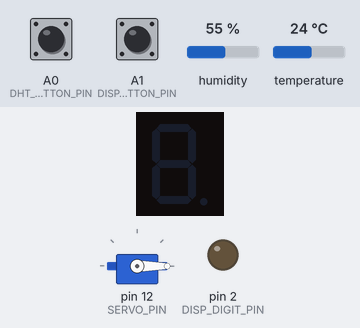
A sketch run on a simulated Arduino Uno, built with avr-gcc and run on an emulated ATmega328P. Parts: 1-digit seven-segment display, servo, output pins drawn as LEDs (lit = HIGH). Wiring (inferred from the names in the program): 1-digit 7-segment display, segments lit when HIGH: segments pin 4, pin 5, pin 6, pin 7, pin 8, pin 9, pin 10, pin 3. Dashed ring = blinking. Inputs (shaded band) come from the test bench; at power-on: A1 (DISP_BUTTON_PIN) HIGH, humidity 55 %, A0 (DHT_BUTTON_PIN) HIGH, temperature 24 °C. The segment pins are drawn as the display they are named for; pins used as bus, display or sensor lines are not drawn.

Above: at 1.2 s.
1.3 s: A1 (DISP_BUTTON_PIN) pulled LOW for 0.15 s
At 2.0 s:
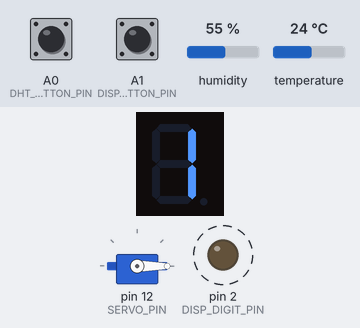
4.8 s: humidity set to 21 %
8.3 s: humidity set to 18 %
At 9.1 s:
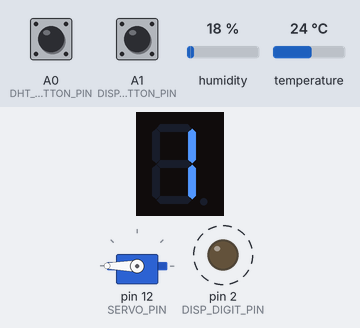
11.8 s: A0 (DHT_BUTTON_PIN) pulled LOW for 1 s
At 13.1 s:
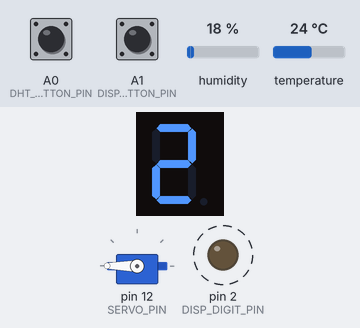
15.9 s: A1 (DISP_BUTTON_PIN) pulled LOW for 1 s
At 20.8 s:
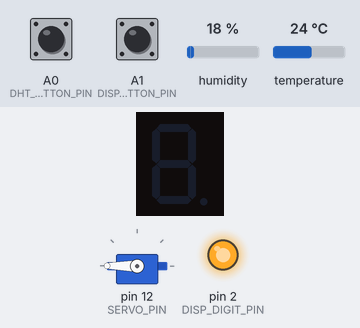
20.9 s: temperature set to 12 °C
At 26.8 s:
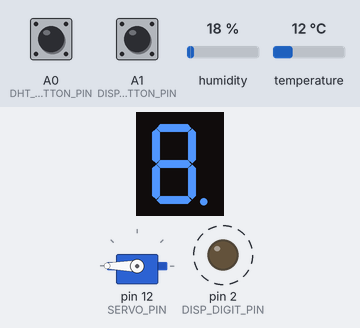
Timing chart, 0 to 28.0 s (numbered marks = the images above; inputs shaded):
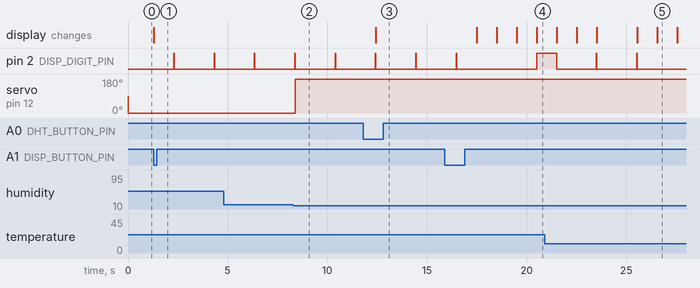

Measured:
- the behaviour switches between 20 and 19 % on humidity (found by bisection; images 1 and 2)
- after the input at 1.3 s, pin 2 (DISP_DIGIT_PIN): alternates HIGH for 0.02 s and LOW for 2.0 s, starting after 1.0 s; the display: changes at once (image 1)
- after the input at 8.3 s, servo on pin 12 (SERVO_PIN): 0° → 180° after 0.09 s
- after the input at 11.8 s, the display: changes after 0.64 s (image 3)
- after the input at 15.9 s, the display: first changes after 1.6 s (image 4 shows a later state)

The sketch:

tch_mar26a_copy_20240408000033_copy_2024_copy_20241002215538.ino
```cpp
#include <DHT.h>
#include <Servo.h>

#define DHTPIN 11
#define DHTTYPE DHT11

#define SERVO_PIN 12

#define DISP_A_PIN 4
#define DISP_B_PIN 5
#define DISP_C_PIN 6
#define DISP_D_PIN 7
#define DISP_E_PIN 8
#define DISP_F_PIN 9
#define DISP_G_PIN 10
#define DISP_DP_PIN 3
#define DISP_DIGIT_PIN 2

#define DHT_BUTTON_PIN A0
#define DISP_BUTTON_PIN A1

DHT dht(DHTPIN, DHTTYPE);
Servo servo;

int dhtDisplayMode = 0;
int dispDisplayMode = 0;
int lastDhtButtonState = HIGH;
int lastDispButtonState = HIGH;
unsigned long lastDhtDebounceTime = 0;
unsigned long lastDispDebounceTime = 0;
unsigned long lastPressTime = 0;
int pressCount = 0;
bool servoState = false;
int servoAngle = 0;
float pastTemperature[24];
float pastHumidity[24];
unsigned long lastLogTime = 0;  // Last time data was logged
const unsigned long logInterval = 60000; // Logging interval: 1 minute

void displayLast24HoursData();
void displayLast24HoursByHours();
void displayHour(int hour);

void setup() {
  Serial.begin(9600);
  dht.begin();
  servo.attach(SERVO_PIN);
  pinMode(DHT_BUTTON_PIN, INPUT_PULLUP);
  pinMode(DISP_BUTTON_PIN, INPUT_PULLUP);
  pinMode(DISP_A_PIN, OUTPUT);
  pinMode(DISP_B_PIN, OUTPUT);
  pinMode(DISP_C_PIN, OUTPUT);
  pinMode(DISP_D_PIN, OUTPUT);
  pinMode(DISP_E_PIN, OUTPUT);
  pinMode(DISP_F_PIN, OUTPUT);
  pinMode(DISP_G_PIN, OUTPUT);
  pinMode(DISP_DP_PIN, OUTPUT);
  pinMode(DISP_DIGIT_PIN, OUTPUT);

  for (int i = 0; i < 24; i++) {
    pastTemperature[i] = 20.0;
    pastHumidity[i] = 40.0;
  }
}

void loop() {
  float temperature = dht.readTemperature();
  float humidity = dht.readHumidity();

  if (temperature > 30 || humidity < 20) {
    servoAngle = 180;
    servo.write(servoAngle);
    servoState = true;
  } else {
    servoAngle = 0;
    servo.write(servoAngle);
    servoState = false;
  }

  int dhtButtonState = digitalRead(DHT_BUTTON_PIN);
  if (dhtButtonState == LOW && millis() - lastPressTime > 1000) {
    lastPressTime = millis();
    dhtDisplayMode = (dhtDisplayMode + 1) % 3;
  }

  int dispButtonState = digitalRead(DISP_BUTTON_PIN);
  if (dispButtonState != lastDispButtonState) {
    if (dispButtonState == LOW) {
      pressCount++;
    }
    lastDispButtonState = dispButtonState;
  }

  updateDisplay(temperature, humidity, pressCount);

  // Log temperature and humidity data every minute
  unsigned long currentMillis = millis();
  if (currentMillis - lastLogTime >= logInterval) {
    lastLogTime = currentMillis;
    logData(temperature, humidity);
  }
}


void updateDisplay(float temperature, float humidity, int pressCount) {
  switch (pressCount) {
    case 1:
      displayDigit((dhtDisplayMode + 1) % 3);
      break;
    case 2:
      displayTemperature(temperature);
      displayHumidity(humidity);
      break;
    case 3:
      displayLast24HoursData();
      break;
    case 4:
      displayLast24HoursByHours();
      break;
  }
}

void displayDigit(int digit) {
  digitalWrite(DISP_DIGIT_PIN, LOW);

  switch (digit) {
    case 0:
      digitalWrite(DISP_A_PIN, HIGH);
      digitalWrite(DISP_B_PIN, HIGH);
      digitalWrite(DISP_C_PIN, HIGH);
      digitalWrite(DISP_D_PIN, HIGH);
      digitalWrite(DISP_E_PIN, HIGH);
      digitalWrite(DISP_F_PIN, HIGH);
      digitalWrite(DISP_G_PIN, LOW);
      break;
    case 1:
      digitalWrite(DISP_A_PIN, LOW);
      digitalWrite(DISP_B_PIN, HIGH);
      digitalWrite(DISP_C_PIN, HIGH);
      digitalWrite(DISP_D_PIN, LOW);
      digitalWrite(DISP_E_PIN, LOW);
      digitalWrite(DISP_F_PIN, LOW);
      digitalWrite(DISP_G_PIN, LOW);
      break;
    case 2:
      digitalWrite(DISP_A_PIN, HIGH);
      digitalWrite(DISP_B_PIN, HIGH);
      digitalWrite(DISP_C_PIN, LOW);
      digitalWrite(DISP_D_PIN, HIGH);
      digitalWrite(DISP_E_PIN, HIGH);
      digitalWrite(DISP_F_PIN, LOW);
      digitalWrite(DISP_G_PIN, HIGH);
      break;
    case 3:
      digitalWrite(DISP_A_PIN, HIGH);
      digitalWrite(DISP_B_PIN, HIGH);
      digitalWrite(DISP_C_PIN, HIGH);
      digitalWrite(DISP_D_PIN, HIGH);
      digitalWrite(DISP_E_PIN, LOW);
      digitalWrite(DISP_F_PIN, LOW);
      digitalWrite(DISP_G_PIN, HIGH);
      break;
    case 4:
      digitalWrite(DISP_A_PIN, LOW);
      digitalWrite(DISP_B_PIN, HIGH);
      digitalWrite(DISP_C_PIN, HIGH);
      digitalWrite(DISP_D_PIN, LOW);
      digitalWrite(DISP_E_PIN, LOW);
      digitalWrite(DISP_F_PIN, HIGH);
      digitalWrite(DISP_G_PIN, HIGH);
      break;
    case 5:
      digitalWrite(DISP_A_PIN, HIGH);
      digitalWrite(DISP_B_PIN, LOW);
      digitalWrite(DISP_C_PIN, HIGH);
      digitalWrite(DISP_D_PIN, HIGH);
      digitalWrite(DISP_E_PIN, LOW);
      digitalWrite(DISP_F_PIN, HIGH);
      digitalWrite(DISP_G_PIN, HIGH);
      break;
    case 6:
      digitalWrite(DISP_A_PIN, HIGH);
      digitalWrite(DISP_B_PIN, LOW);
      digitalWrite(DISP_C_PIN, HIGH);
      digitalWrite(DISP_D_PIN, HIGH);
      digitalWrite(DISP_E_PIN, HIGH);
      digitalWrite(DISP_F_PIN, HIGH);
      digitalWrite(DISP_G_PIN, HIGH);
      break;
    case 7:
      digitalWrite(DISP_A_PIN, HIGH);
      digitalWrite(DISP_B_PIN, HIGH);
      digitalWrite(DISP_C_PIN, HIGH);
      digitalWrite(DISP_D_PIN, LOW);
      digitalWrite(DISP_E_PIN, LOW);
      digitalWrite(DISP_F_PIN, LOW);
      digitalWrite(DISP_G_PIN, LOW);
      break;
    case 8:
      digitalWrite(DISP_A_PIN, HIGH);
      digitalWrite(DISP_B_PIN, HIGH);
      digitalWrite(DISP_C_PIN, HIGH);
      digitalWrite(DISP_D_PIN, HIGH);
      digitalWrite(DISP_E_PIN, HIGH);
      digitalWrite(DISP_F_PIN, HIGH);
      digitalWrite(DISP_G_PIN, HIGH);
      break;
    case 9:
      digitalWrite(DISP_A_PIN, HIGH);
      digitalWrite(DISP_B_PIN, HIGH);
      digitalWrite(DISP_C_PIN, HIGH);
      digitalWrite(DISP_D_PIN, HIGH);
      digitalWrite(DISP_E_PIN, LOW);
      digitalWrite(DISP_F_PIN, HIGH);
      digitalWrite(DISP_G_PIN, HIGH);
      break;
    case 10:
      digitalWrite(DISP_DP_PIN, HIGH);
      break;
    default:
      break;
  }
  delay(1000);
  digitalWrite(DISP_DIGIT_PIN, HIGH);
}

void clearDisplay(){
    digitalWrite(DISP_A_PIN, LOW);
  digitalWrite(DISP_B_PIN, LOW);
  digitalWrite(DISP_C_PIN, LOW);
  digitalWrite(DISP_D_PIN, LOW);
  digitalWrite(DISP_E_PIN, LOW);
  digitalWrite(DISP_F_PIN, LOW);
  digitalWrite(DISP_G_PIN, LOW);

  digitalWrite(DISP_DP_PIN, LOW);
}
void displayTemperature(float temperature) {
  int temp = temperature;
  if (dhtDisplayMode == 2) {
    temp = (temperature * 9 / 5) + 32;
  } else if (dhtDisplayMode == 1) {
    temp += 273.15;
  }

  int tempHundreds = temp / 100;
  int tempTens = (temp / 10) % 10;
  int tempOnes = temp % 10;

  displayDigit(tempHundreds);
  delay(5);

  displayDigit(tempTens);
  delay(5);

  displayDigit(tempOnes);
  delay(5);

clearDisplay();

  displayDigit(10);
clearDisplay();

  delay(1000);
}

void displayHumidity(float humidity) {
  int hum = (int)(humidity * 100);
  int humHundreds = (hum / 100) % 10;
  int humTens = (hum / 10) % 10;
  int humOnes = hum % 10;

  displayDigit(humHundreds);
  delay(5);

  displayDigit(humTens);
  delay(5);

  digitalWrite(DISP_DP_PIN, HIGH);
  delay(5);

  displayDigit(humOnes);
  delay(5);

  displayDigit(0);
  delay(5);
}

void displayLast24HoursData() {
  float avgTemperature = 0.0;
  float avgHumidity = 0.0;

  for (int i = 0; i < 24; i++) {
    avgTemperature += pastTemperature[i];
    avgHumidity += pastHumidity[i];
  }
  avgTemperature /= 24;
  avgHumidity /= 24;

  displayTemperature(avgTemperature);
  delay(5);
  displayHumidity(avgHumidity);
}

void displayLast24HoursByHours() {
  for (int i = 0; i < 24; i++) {
    displayHour(i);
    delay(1000);
    displayTemperature(pastTemperature[i]);
    delay(1000);
    displayHumidity(pastHumidity[i]);
    delay(2000);
  }
}

void displayHour(int hour) {
  int hourTens = hour / 10;
  int hourOnes = hour % 10;

  displayDigit(hourTens);
  delay(5);

  displayDigit(hourOnes);
  delay(5);
}

void logData(float temperature, float humidity) {
  static int index = 0; // Index to track where to store data in arrays
  pastTemperature[index] = temperature;
  pastHumidity[index] = humidity;
  index = (index + 1) % 24; // Circular buffer, overwrite oldest data
}
```
